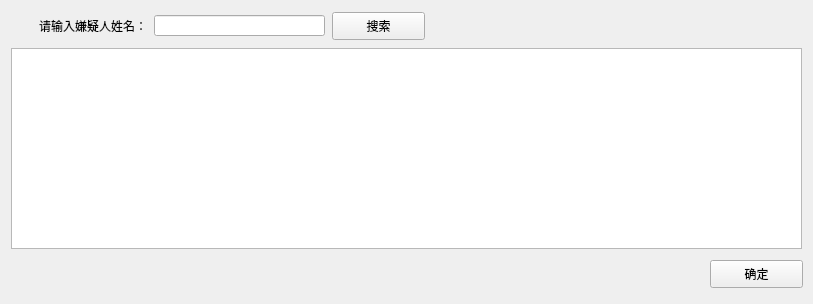
<?xml version="1.0" encoding="UTF-8"?>
<ui version="4.0">
 <class>Form</class>
 <widget class="QWidget" name="Form">
  <property name="geometry">
   <rect>
    <x>0</x>
    <y>0</y>
    <width>813</width>
    <height>304</height>
   </rect>
  </property>
  <property name="windowTitle">
   <string>Form</string>
  </property>
  <widget class="QTableWidget" name="tableWidget">
   <property name="geometry">
    <rect>
     <x>11</x>
     <y>48</y>
     <width>791</width>
     <height>201</height>
    </rect>
   </property>
  </widget>
  <widget class="QPushButton" name="pushButton_2">
   <property name="geometry">
    <rect>
     <x>710</x>
     <y>260</y>
     <width>93</width>
     <height>28</height>
    </rect>
   </property>
   <property name="text">
    <string>确定</string>
   </property>
  </widget>
  <widget class="QLabel" name="label">
   <property name="geometry">
    <rect>
     <x>12</x>
     <y>18</y>
     <width>135</width>
     <height>16</height>
    </rect>
   </property>
   <property name="sizePolicy">
    <sizepolicy hsizetype="Fixed" vsizetype="Fixed">
     <horstretch>0</horstretch>
     <verstretch>0</verstretch>
    </sizepolicy>
   </property>
   <property name="text">
    <string>请输入嫌疑人姓名：</string>
   </property>
   <property name="alignment">
    <set>Qt::AlignRight|Qt::AlignTrailing|Qt::AlignVCenter</set>
   </property>
  </widget>
  <widget class="QLineEdit" name="lineEdit">
   <property name="geometry">
    <rect>
     <x>154</x>
     <y>15</y>
     <width>171</width>
     <height>21</height>
    </rect>
   </property>
   <property name="sizePolicy">
    <sizepolicy hsizetype="Fixed" vsizetype="Fixed">
     <horstretch>0</horstretch>
     <verstretch>0</verstretch>
    </sizepolicy>
   </property>
  </widget>
  <widget class="QPushButton" name="pushButton">
   <property name="geometry">
    <rect>
     <x>332</x>
     <y>12</y>
     <width>93</width>
     <height>28</height>
    </rect>
   </property>
   <property name="sizePolicy">
    <sizepolicy hsizetype="Fixed" vsizetype="Fixed">
     <horstretch>0</horstretch>
     <verstretch>0</verstretch>
    </sizepolicy>
   </property>
   <property name="text">
    <string>搜索</string>
   </property>
  </widget>
  <zorder>horizontalLayoutWidget</zorder>
  <zorder>tableWidget</zorder>
  <zorder>label</zorder>
  <zorder>pushButton_2</zorder>
 </widget>
 <resources/>
 <connections/>
</ui>
